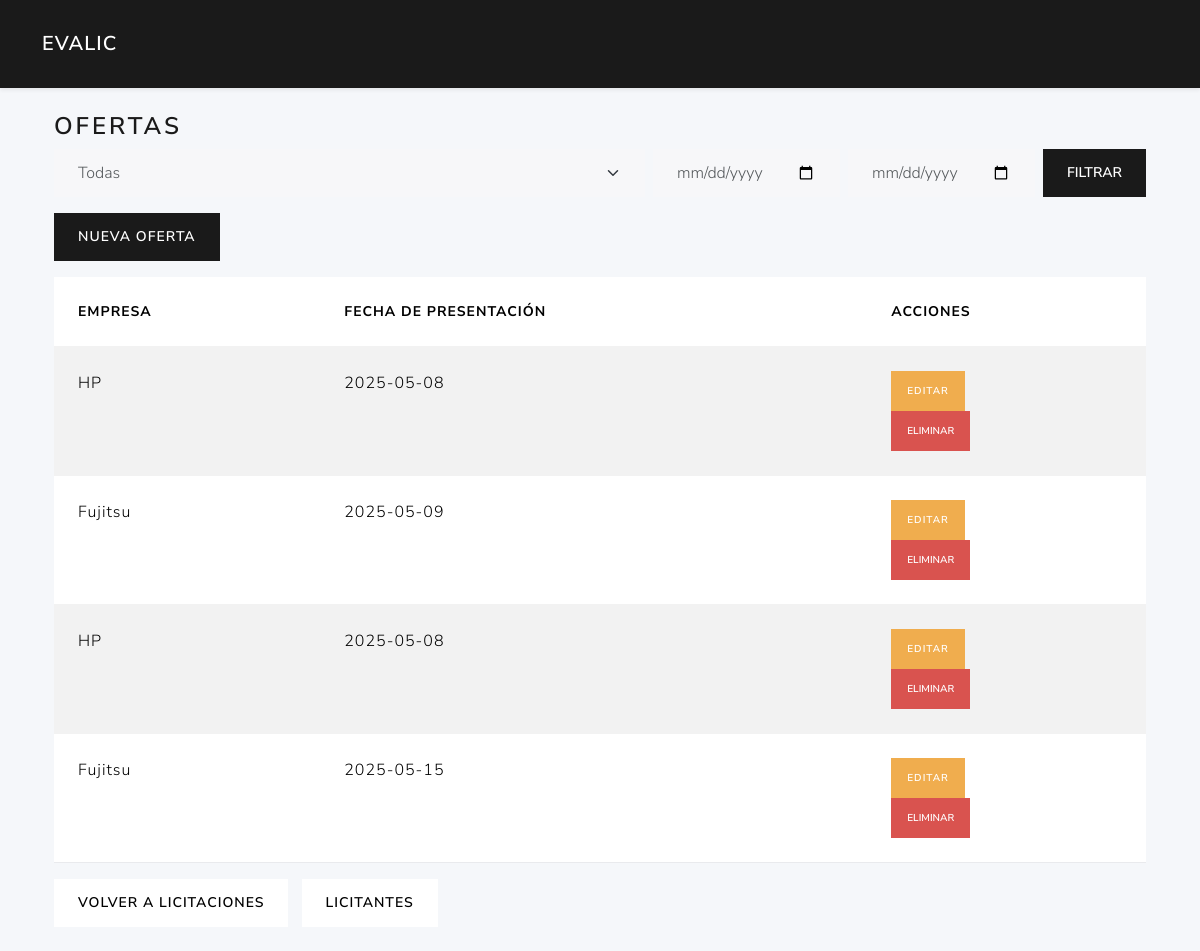
Screenshot of /ofertas/ with the database file from the repository.
### tables this page shows
CREATE TABLE ofertas (
        fechapresentacion TEXT NOT NULL,
        admitidasobre1 INTEGER,             
        licitacion_id INTEGER NOT NULL,
        licitante_id INTEGER NOT NULL,
        PRIMARY KEY (licitacion_id,licitante_id)                                       
        FOREIGN KEY (licitacion_id) REFERENCES licitaciones(id)
        FOREIGN KEY (licitante_id) REFERENCES licitantes(id)                                                           
    );

CREATE TABLE licitantes (
        id  INTEGER PRIMARY KEY AUTOINCREMENT,
        nombreempresa TEXT NOT NULL,
        cif text NOT NULL,
        direccion text,
        ciudad text,
        provincia text,
        telefono text,
        email text                                                                                                                            
    );

### routes/ofertas_routes.py (the view, shortened to what this page needs)
@ofertas_bp.route('/')
def index():
    licitacion_id = request.args.get('licitacion_id')
    all_ofertas = list_ofertas_logic(current_app, licitacion_id)
    ofertas     = all_ofertas
    filtro_empresa = request.args.get('filtro_empresa', '').strip()
    fecha_desde    = request.args.get('fecha_desde', '')
    fecha_hasta    = request.args.get('fecha_hasta', '')
    if filtro_empresa:
        ofertas = [
            o for o in ofertas
            if filtro_empresa.lower() in (o['nombreempresa'] or '').lower()
        ]
    empresas = sorted({o['nombreempresa'] for o in all_ofertas if o['nombreempresa']})
    return render_template(
        'ofertas/index.html',
        ofertas=ofertas,
        licitacion_id=licitacion_id,
        empresas=empresas,
        request=request
    )

### app.py (called while the page is built)
def create_app():
    app = Flask(__name__)
    app.permanent_session_lifetime = timedelta(hours=1)  # Sesión permanente por 1 hora
    app.config.from_object(Config)
    @app.context_processor
    def utility_processor():
        from flask import request, url_for
        def url_for_other_page(page):
            args = request.args.copy()
            args['page'] = page
            return url_for('licitaciones.index', **args)
        return dict(url_for_other_page=url_for_other_page)
    app.teardown_appcontext(close_connection)
    with app.app_context():
        init_db(app)
    app.register_blueprint(auth_bp)
    app.register_blueprint(user_bp)
    app.register_blueprint(licitaciones_bp)
    app.register_blueprint(ofertas_bp)
    app.register_blueprint(licitantes_bp)
    app.register_blueprint(evaluador_bp)
    app.register_blueprint(criterios_bp)
    return app

### models/dao.py (called while the page is built)
def close_connection(exception):
    db = getattr(g, '_database', None)
    if db is not None:
        db.close()

def get_db(app):
    if 'sqlite_db' not in g:
        g.sqlite_db = sqlite3.connect(
            app.config['DATABASE'],
            detect_types=sqlite3.PARSE_DECLTYPES
        )
        g.sqlite_db.row_factory = sqlite3.Row
    return g.sqlite_db

### models/ofertas_data.py (called while the page is built)
def list_ofertas(db, licitacion_id=None):
    query = """
        SELECT o.licitacion_id, o.licitante_id, o.fechapresentacion, o.admitidasobre1, l.nombreempresa
        FROM ofertas o
        JOIN licitantes l ON o.licitante_id = l.id
    """
    params = ()
    if licitacion_id:
        query += " WHERE o.licitacion_id=?"
        params = (licitacion_id,)
    query += " ORDER BY o.licitacion_id, o.licitante_id"
    cur = db.execute(query, params)
    return cur.fetchall()

### services/oferta_service.py (called while the page is built)
def list_ofertas_logic(app, licitacion_id=None):
    db = get_db(app)
    return list_ofertas(db, licitacion_id)

### templates/ofertas/index.html (shortened to what this page needs)
{% extends 'base.html' %}
{% block content %}
<div class="container">
  <h3>Ofertas{% if licitacion_id %} de Licitación {{ licitacion_id }}{% endif %}</h3>
  <form method="get" class="row g-2 mb-3 align-items-end">
    <div class="col">
      <select class="form-select" id="filtro_empresa" name="filtro_empresa">
        <option value="">Todas</option>
      </select>
    </div>
    <div class="col-auto">
      <input type="date"
             class="form-control"
             id="fecha_desde"
             name="fecha_desde"
             value="{{ request.args.get('fecha_desde','') }}">
    </div>
    <div class="col-auto">
      <input type="date"
             class="form-control"
             id="fecha_hasta"
             name="fecha_hasta"
             value="{{ request.args.get('fecha_hasta','') }}">
    </div>
    <div class="col-auto ms-auto">
      <button type="submit" class="btn btn-primary">Filtrar</button>
    </div>
  </form>
  <div class="mb-3">
    <a href="{{ url_for('ofertas.new', licitacion_id=licitacion_id, next=request.url) }}" class="btn btn-primary">Nueva Oferta</a>
  </div>
  <table class="table table-striped">
    <thead>
      <tr>
        <th>Empresa</th>
        <th>Fecha de presentación</th>
        <th>Acciones</th>
      </tr>
    </thead>
    <tbody>
      {% for o in ofertas %}
        <tr>
          <td>{{ o.nombreempresa }}</td>
          <td>{{ o.fechapresentacion }}</td>
          <td>
            <a href="{{ url_for('ofertas.edit', licitacion_id=licitacion_id, licitante_id=o.licitante_id, next=request.url) }}" class="btn btn-sm btn-warning">Editar</a>
            <form method="post">
              <button class="btn btn-sm btn-danger" onclick="return confirm('Eliminar oferta?');">Eliminar</button>
            </form>
          </td>
        </tr>
      {% endfor %}
    </tbody>
  </table>
  <a href="{{ url_for('licitaciones.edit_licitacion_route', lic_id=licitacion_id) }}" class="btn btn-secondary">Volver a Licitaciones</a>
  <a href="{{ url_for('licitantes.index', licitacion_id=licitacion_id) }}" class="btn btn-secondary ms-2">Licitantes</a>
</div>
{% endblock %}

### templates/base.html (style rules this page uses)
body { background:#f5f7fa; }

### rows the page displays
ofertas: nombreempresa "HP", fechapresentacion "2025-05-08"
ofertas: nombreempresa "Fujitsu", fechapresentacion "2025-05-09"
ofertas: nombreempresa "HP", fechapresentacion "2025-05-08"
ofertas: nombreempresa "Fujitsu", fechapresentacion "2025-05-15"
